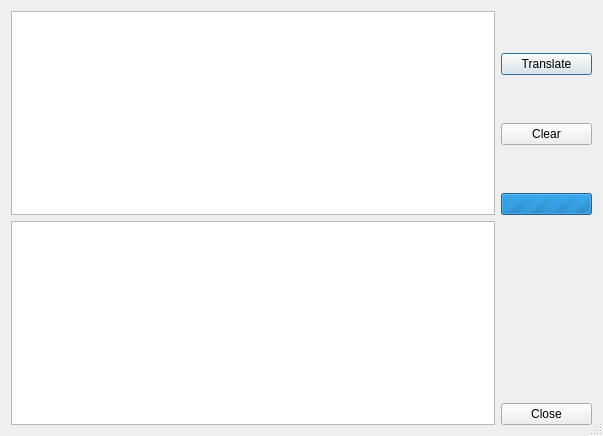
<?xml version="1.0" encoding="UTF-8"?>
<ui version="4.0">
 <class>CLigthTranslator</class>
 <widget class="QDialog" name="CLigthTranslator">
  <property name="geometry">
   <rect>
    <x>0</x>
    <y>0</y>
    <width>603</width>
    <height>436</height>
   </rect>
  </property>
  <property name="windowTitle">
   <string>Text Translator - JPReader</string>
  </property>
  <property name="windowIcon">
   <iconset theme="document-edit-verify">
    <normaloff/>
   </iconset>
  </property>
  <property name="sizeGripEnabled">
   <bool>true</bool>
  </property>
  <layout class="QGridLayout" name="gridLayout">
   <item row="0" column="0">
    <widget class="QPlainTextEdit" name="textSource"/>
   </item>
   <item row="0" column="1">
    <layout class="QVBoxLayout" name="verticalLayout_3">
     <item>
      <spacer name="verticalSpacer_2">
       <property name="orientation">
        <enum>Qt::Vertical</enum>
       </property>
       <property name="sizeHint" stdset="0">
        <size>
         <width>20</width>
         <height>40</height>
        </size>
       </property>
      </spacer>
     </item>
     <item>
      <widget class="QPushButton" name="btnTranslate">
       <property name="text">
        <string>Translate</string>
       </property>
       <property name="shortcut">
        <string>Ctrl+Return</string>
       </property>
      </widget>
     </item>
     <item>
      <spacer name="verticalSpacer_4">
       <property name="orientation">
        <enum>Qt::Vertical</enum>
       </property>
       <property name="sizeHint" stdset="0">
        <size>
         <width>20</width>
         <height>40</height>
        </size>
       </property>
      </spacer>
     </item>
     <item>
      <widget class="QPushButton" name="btnClear">
       <property name="text">
        <string>Clear</string>
       </property>
       <property name="shortcut">
        <string>Ctrl+Backspace</string>
       </property>
      </widget>
     </item>
     <item>
      <spacer name="verticalSpacer_3">
       <property name="orientation">
        <enum>Qt::Vertical</enum>
       </property>
       <property name="sizeHint" stdset="0">
        <size>
         <width>20</width>
         <height>40</height>
        </size>
       </property>
      </spacer>
     </item>
     <item>
      <widget class="QProgressBar" name="barTranslating">
       <property name="sizePolicy">
        <sizepolicy hsizetype="Minimum" vsizetype="Fixed">
         <horstretch>0</horstretch>
         <verstretch>0</verstretch>
        </sizepolicy>
       </property>
       <property name="maximum">
        <number>0</number>
       </property>
       <property name="value">
        <number>-1</number>
       </property>
      </widget>
     </item>
    </layout>
   </item>
   <item row="1" column="0">
    <widget class="QPlainTextEdit" name="textResult"/>
   </item>
   <item row="1" column="1">
    <layout class="QVBoxLayout" name="verticalLayout_2">
     <item>
      <layout class="QVBoxLayout" name="verticalLayout_4">
       <item>
        <spacer name="verticalSpacer">
         <property name="orientation">
          <enum>Qt::Vertical</enum>
         </property>
         <property name="sizeHint" stdset="0">
          <size>
           <width>20</width>
           <height>40</height>
          </size>
         </property>
        </spacer>
       </item>
       <item>
        <widget class="QPushButton" name="btnClose">
         <property name="text">
          <string>Close</string>
         </property>
        </widget>
       </item>
      </layout>
     </item>
    </layout>
   </item>
  </layout>
 </widget>
 <tabstops>
  <tabstop>textSource</tabstop>
  <tabstop>textResult</tabstop>
  <tabstop>btnTranslate</tabstop>
  <tabstop>btnClear</tabstop>
  <tabstop>btnClose</tabstop>
 </tabstops>
 <resources/>
 <connections>
  <connection>
   <sender>btnClose</sender>
   <signal>clicked()</signal>
   <receiver>CLigthTranslator</receiver>
   <slot>hide()</slot>
   <hints>
    <hint type="sourcelabel">
     <x>596</x>
     <y>407</y>
    </hint>
    <hint type="destinationlabel">
     <x>544</x>
     <y>371</y>
    </hint>
   </hints>
  </connection>
  <connection>
   <sender>btnClear</sender>
   <signal>clicked()</signal>
   <receiver>textSource</receiver>
   <slot>clear()</slot>
   <hints>
    <hint type="sourcelabel">
     <x>561</x>
     <y>150</y>
    </hint>
    <hint type="destinationlabel">
     <x>459</x>
     <y>106</y>
    </hint>
   </hints>
  </connection>
  <connection>
   <sender>btnClear</sender>
   <signal>clicked()</signal>
   <receiver>textResult</receiver>
   <slot>clear()</slot>
   <hints>
    <hint type="sourcelabel">
     <x>595</x>
     <y>151</y>
    </hint>
    <hint type="destinationlabel">
     <x>448</x>
     <y>291</y>
    </hint>
   </hints>
  </connection>
 </connections>
</ui>
